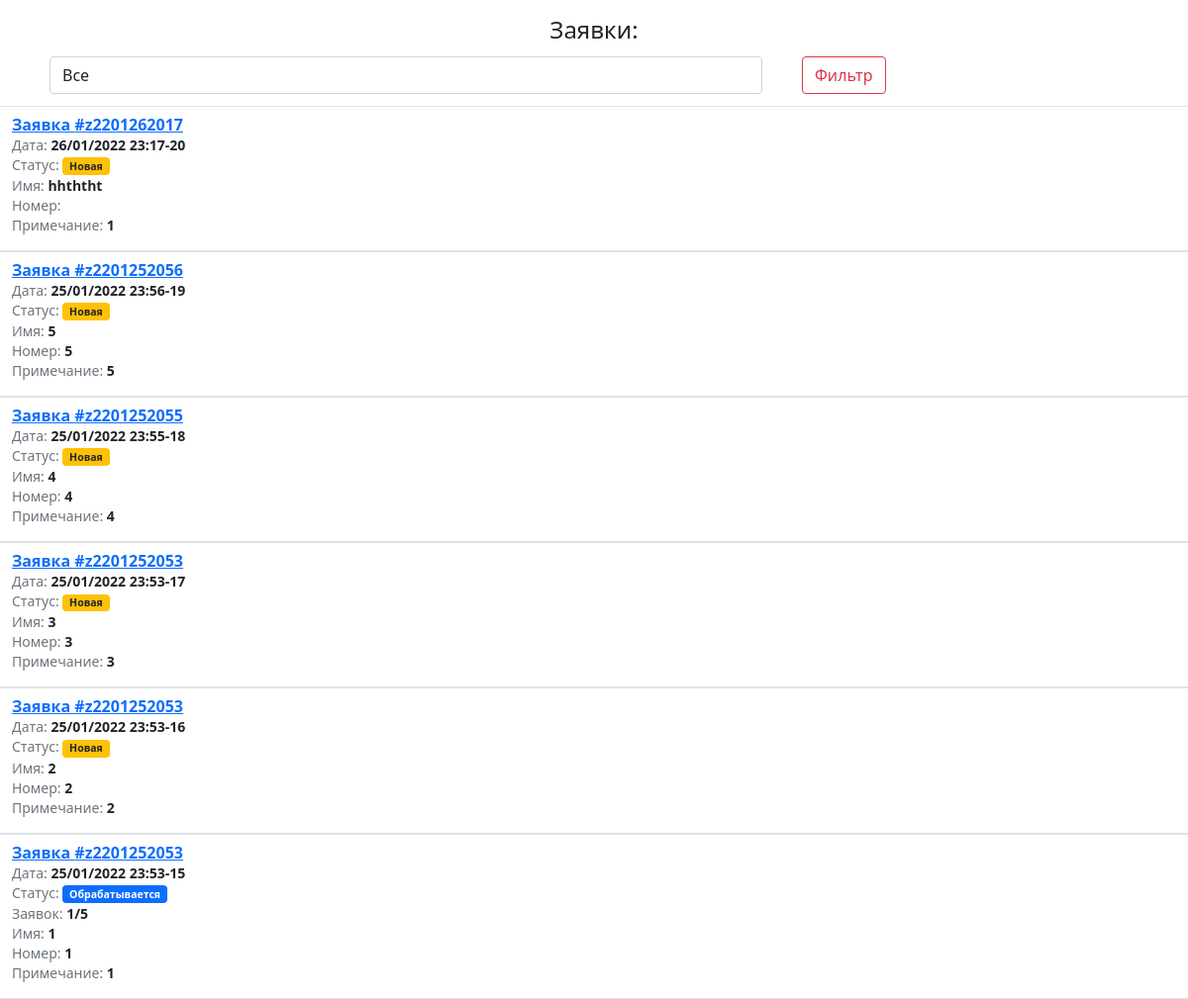
The page /orders on the database its author committed.
### quiz/models.py (models this page shows, shortened)
class Order(models.Model):
    STATUS_CHOICE = (
        ("NEW", "new"),
        ("FIND", "find"),
        ("WORK", "work"),
        ("DONE", "done"),
    )
    name = models.CharField(max_length=200, default='')
    phone = models.CharField(max_length=15, default='')
    type_of_cake = models.CharField(max_length=10, default='')
    message = models.TextField(default='')
    max_responds = models.IntegerField(default=5)
    date = models.DateTimeField(auto_now_add=True, blank=True)
    status = models.CharField(max_length=15, choices=STATUS_CHOICE, default="NEW")
    note = models.TextField(default='')
    staff = models.ForeignKey(Staff, null=True, blank=True, on_delete=models.PROTECT, related_name="orders")
    respond_price = models.IntegerField(default=50)
    order_url = models.CharField(max_length=50, default="", unique=True)
    def set_numb_of_order(self):
        numb_of_order = '#z' + '{}'.format(self.date.strftime('%Y'))[-2:] + '{}'.format(
            self.date.strftime('%m%d%H%M'))
        return numb_of_order

### quiz/views.py (the view)
# urls.py: path('orders', quiz_views.orders, name="orders"),
def orders(request):
    if request.GET.get("status") == "ALL":
        orders = Order.objects.all().order_by('-date')
    elif request.GET.get("status") == "NEW":
        orders = Order.objects.filter(status="NEW").order_by('-date')
    elif request.GET.get("status") == "FIND":
        orders = Order.objects.filter(status="FIND").order_by('-date')
    elif request.GET.get("status") == "WORK":
        orders = Order.objects.filter(status="WORK").order_by('-date')
    elif request.GET.get("status") == "DONE":
        orders = Order.objects.filter(status="DONE").order_by('-date')
    else:
        orders = Order.objects.all().order_by('-date')
    return render(request, 'quiz/orders.html', {'orders': orders})

### quiz/templates/quiz/orders.html (shortened to what this page needs)
<!DOCTYPE html>
<html lang="en">
<head>
    <link href="https://cdn.jsdelivr.net/npm/bootstrap@5.0.2/dist/css/bootstrap.min.css" rel="stylesheet">
</head>
<body>
    <h4 class="text-center mt-3">Заявки:</h4>
    <div class="container">
    <form class="row" method="get">
        <div class="col-8 ">
            <div class="form-group form-control-sm">
                <select class="form-control mb-2" id="status" name="status">
                    <option value="ALL">Все</option>
                </select>
            </div>
        </div>
            <div class="col-4">
                <div class="form-group form-control-sm">
                    <input class="btn btn-outline-danger" type="submit" value="Фильтр">
                </div>
            </div>
        </form>
        </div>
    {% for a in orders %}
    <div class="container-fluid border-bottom border-top pt-2">
        <div class="row">
            <div class="col-12">
                <p class="fw-bold lh-sm"><a href="{% url 'order_detail' order_id=a.id %}">Заявка {{ a.set_numb_of_order }}</a>
                    <br> <small class="text-muted fw-normal">Дата: <b class="text-dark">{{ a.date|date:'d/m/Y H:i' }}-{{ a.id }}</b></small>
                    {% if a.status == 'NEW' %}
                    <br> <small class="text-muted fw-normal">Статус: <span class="badge bg-warning text-dark">Новая</span></small>
                    {% elif a.status == 'FIND' %}
                    <br> <small class="text-muted fw-normal">Статус: <span class="badge bg-primary">Обрабатывается</span></small>
                    <br> <small class="text-muted fw-normal">Заявок: <b class="text-dark">{{ a.responds.all.count }}/{{ a.max_responds }}</b></small>
                    {% elif a.status == 'DONE' %}
                    <br> <small class="text-muted fw-normal">Статус: <span class="badge bg-secondary">Сделан</span></small>
                    <br> <small class="text-muted fw-normal">Исполнитель: <b class="text-dark"><a href="{% url 'staff_list' %}#{{ a.id }}">{{ a.staff.name }} {{ a.staff.surname }}</a></b></small>
                    {% endif %}
                    <br> <small class="text-muted fw-normal">Имя: <b class="text-dark">{{ a.name }}</b></small>
                    <br> <small class="text-muted fw-normal">Номер: <b class="text-dark">{{ a.phone }}</b></small>
                    <br> <small class="text-muted fw-normal">Примечание: <b class="text-dark">{{ a.message }}</b></small>
                </p>
            </div>
        </div>
    </div>
    {% endfor %}
</body>
</html>

### rows shown on the page
Order: set_numb_of_order "#z2201262017", date "26/01/2022 23:17", id "20", shows "Статус:", status "Новая", name "hhththt", message "1"
Order: set_numb_of_order "#z2201252056", date "25/01/2022 23:56", id "19", shows "Статус:", status "Новая", name "5", phone "5", message "5"
Order: set_numb_of_order "#z2201252055", date "25/01/2022 23:55", id "18", shows "Статус:", status "Новая", name "4", phone "4", message "4"
Order: set_numb_of_order "#z2201252053", date "25/01/2022 23:53", id "17", shows "Статус:", status "Новая", name "3", phone "3", message "3"
Order: set_numb_of_order "#z2201252053", date "25/01/2022 23:53", id "16", shows "Статус:", status "Новая", name "2", phone "2", message "2"
Order: set_numb_of_order "#z2201252053", date "25/01/2022 23:53", id "15", responds.all.count "1", max_responds "5", name "1", phone "1", message "1"
